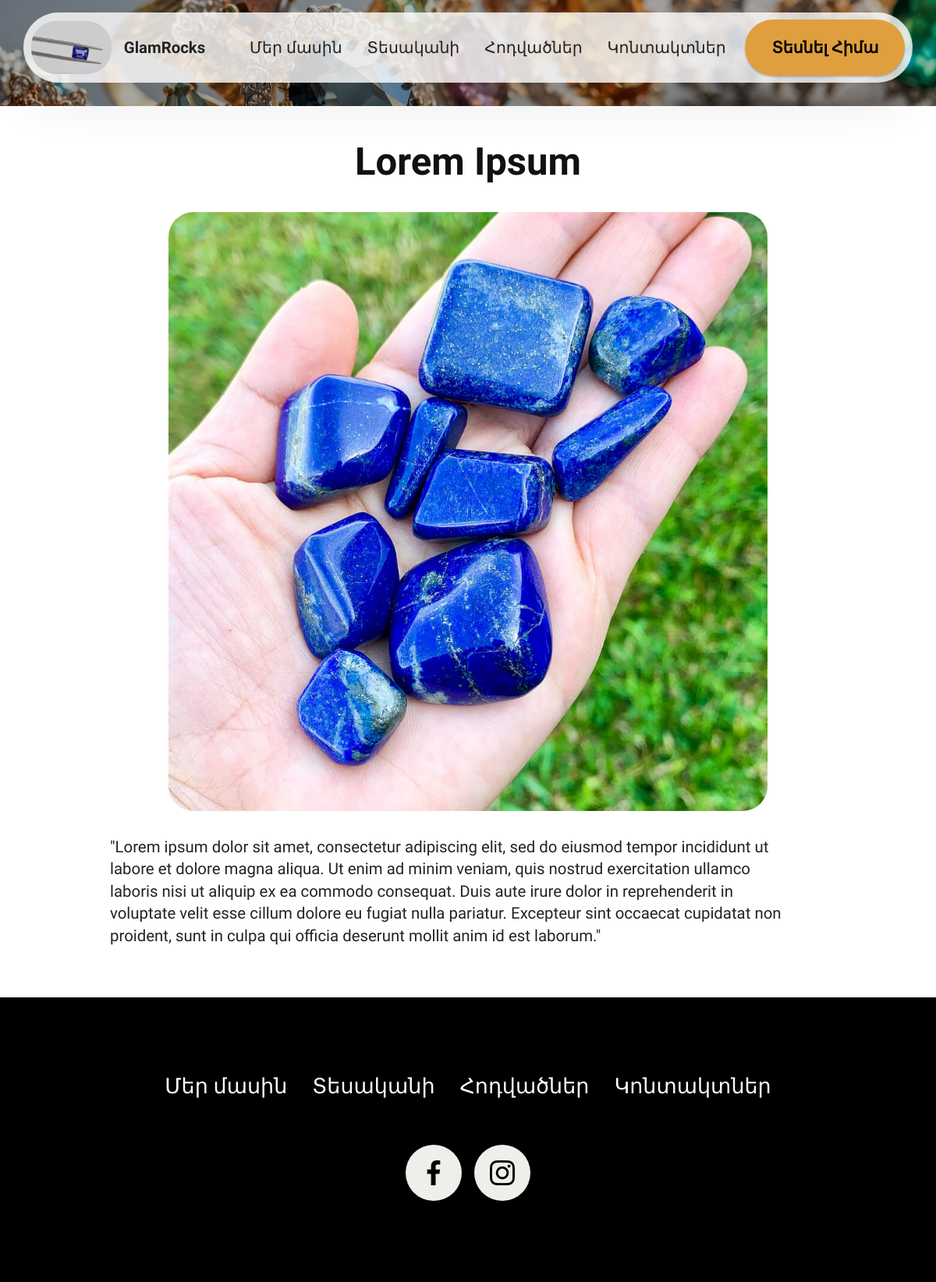
The app's page /blog/2/ with its own data.
### store/models.py (models this page shows, shortened)
class Blog(models.Model):
    title = models.CharField(max_length=200, verbose_name='Название')
    pub_date = models.DateTimeField(auto_now_add=True)
    body = models.TextField(verbose_name='Текст')
    image = models.ImageField(upload_to='store/blog', verbose_name='Изображение')
    tag = models.CharField(max_length=30, default='քարեր', verbose_name='Тег')
    class Meta:
        verbose_name = "Статья"
        verbose_name_plural = "Статьи"
        ordering = ['-pub_date']

### store/views.py (the view)
# urls.py: path('blog/<int:pk>/', views.article_page, name='article'),
def article_page(request, pk):
    article = Blog.objects.get(id=pk)
    return render(request, 'store/article.html', {'article': article})

### templates/store/article.html (shortened to what this page needs)
{% extends 'store/base.html' %}
{% block content %}
{% include 'store/header_secondary.html' %}
<section class="article8 cid-tZQRXE6vRU" id="about-us-8-tZQRXE6vRU">
  <div class="container">
    <br>
    <div class="row justify-content-center">
      <div class="card col-md-12 col-lg-10">
        <div class="card-wrapper">
          <div class="card-content-text">
            <h3 class="card-title mbr-fonts-style mbr-black mt-3 mb-4 display-2">
            <center><strong>{{ article.title }}</strong></center>
            </h3>
          </div>
          <div class="image-wrapper d-flex justify-content-center mb-4">
            <img class="resize" src="{{ article.image.url }}">
          </div>
          <div class="row card-box align-left">
            <div class="item features-without-image col-12">
              <div class="item-wrapper">
                <p class="mbr-text mbr-fonts-style display-7">{{ article.body }}</p>
              </div>
            </div>
          </div>
          <br><br>
          </div>
        </div>
      </div>
    </div>
</section>
{% endblock %}

### static/store/css/theme/css/style.css (style rules this page uses)
section { background-color: #ffffff; }
section, .container, .container-fluid { position: relative; word-wrap: break-word; }
.mbr-text { font-style: normal; line-height: 1.7; }
h1, h2, h3, h4, h5, h6, .display-1, .display-2, .display-4, .display-5, .display-7, span, p, a { line-height: 1; word-break: break-word; word-wrap: break-word; font-weight: 400; }
b, strong { font-weight: bold; }
section { background-position: 50% 50%; background-repeat: no-repeat; background-size: cover; }
.mbr-black { color: #111111; }
.align-left { text-align: left; }
img, iframe { display: block; width: 100%; }
.card { background-color: transparent; border: none; }
.card-box { width: 100%; }
.row { display: -webkit-flex; -webkit-flex-wrap: wrap; }
.justify-content-center { -webkit-justify-content: center; }
.card-wrapper { -webkit-flex: 1; }
html, body { height: auto; min-height: 100vh; }
.row > * { padding-right: 1rem; padding-left: 1rem; }
.mb-4 { margin-bottom: 2rem !important; }
.container, .container-fluid { padding-left: 16px; padding-right: 16px; }
.row { margin-left: -16px; margin-right: -16px; }
.row > [class*=col] { padding-left: 16px; padding-right: 16px; }
.item { position: relative; }

### static/store/css/mobirise/css/additional.css (style rules this page uses)
img, .card-wrap, .card-wrapper, .video-wrapper, .mbr-figure iframe, .google-map iframe, .slide-content, .plan, .card, .item-wrapper { border-radius: 2rem !important; }
.display-2 { font-family: var(--display2-font); font-size: calc(var(--display2-size, 4) * 1rem); line-height: 1.1; }
.display-7 { font-family: var(--display7-font); font-size: calc(var(--display7-size, 1.4) * 1rem); line-height: 1.5; }
@media (min-width: 992px) and (max-width: 1400px) { .display-2 { --display2-size_min: calc(var(--display2-size, 4) - (var(--display2-size, 4) - 1) * 0.65); font-size: calc(var(--display2-size, 4) * 0.8rem); font-size: calc(var(--display2-size_min) * 1rem + (var(--display2-size, 4) - var(--display2-size_min)) * ((100vw - 62rem) / (87 - 62))); line-height: calc(1.3 * (var(--display2-size_min) * 1rem + (var(--display2-size, 4) - var(--display2-size_min)) * ((100vw - 62rem) / (87 - 62)))); } }
@media (min-width: 992px) and (max-width: 1400px) { .display-7 { --display7-size_min: calc(var(--display7-size, 1.4) - (var(--display7-size, 1.4) - 1) * 0.65); font-size: calc(var(--display7-size, 1.4) * 0.8rem); font-size: calc(var(--display7-size_min) * 1rem + (var(--display7-size, 1.4) - var(--display7-size_min)) * ((100vw - 62rem) / (87 - 62))); line-height: calc(1.4 * (var(--display7-size_min) * 1rem + (var(--display7-size, 1.4) - var(--display7-size_min)) * ((100vw - 62rem) / (87 - 62)))); } }

### templates/store/base.html (style rules this page uses)
:root { --background: #F5EAEA; --dominant-color: #9E2A2B; --primary-color: #E09F3E; --secondary-color: #335C67; --success-color: #25C67B; --danger-color: #C82333; --warning-color: #EBB000; --info-color: #0CBCDF; --background-text: #000000; --dominant-text: #FFFFFF; --primary-text: #000000; --secondary-text: #FFFFFF; --success-text: #000000; --danger-text: #FFFFFF; --warning-text: #000000; --info-text: #000000; }

### templates/store/article.html (style rules this page uses)
img.resize { max-width: 768px; max-height: 768px; width: auto; height: auto; }

### records on screen
Blog: title "Lorem Ipsum", image (picture), body "\"Lorem ipsum dolor sit amet, consectetur adipiscing elit, sed do eiusmod tempor incididunt ut labore et dolore magna aliqua. Ut enim ad minim veniam, quis nostrud exercitation ullamco laboris nisi ut aliquip ex ea commodo consequat. Duis aute irure dolor in reprehenderit in voluptate velit esse cillum dolore eu fugiat nulla pariatur. Excepteur sint occaecat cupidatat non proident, sunt in culpa qui officia deserunt mollit anim id est laborum.\""
